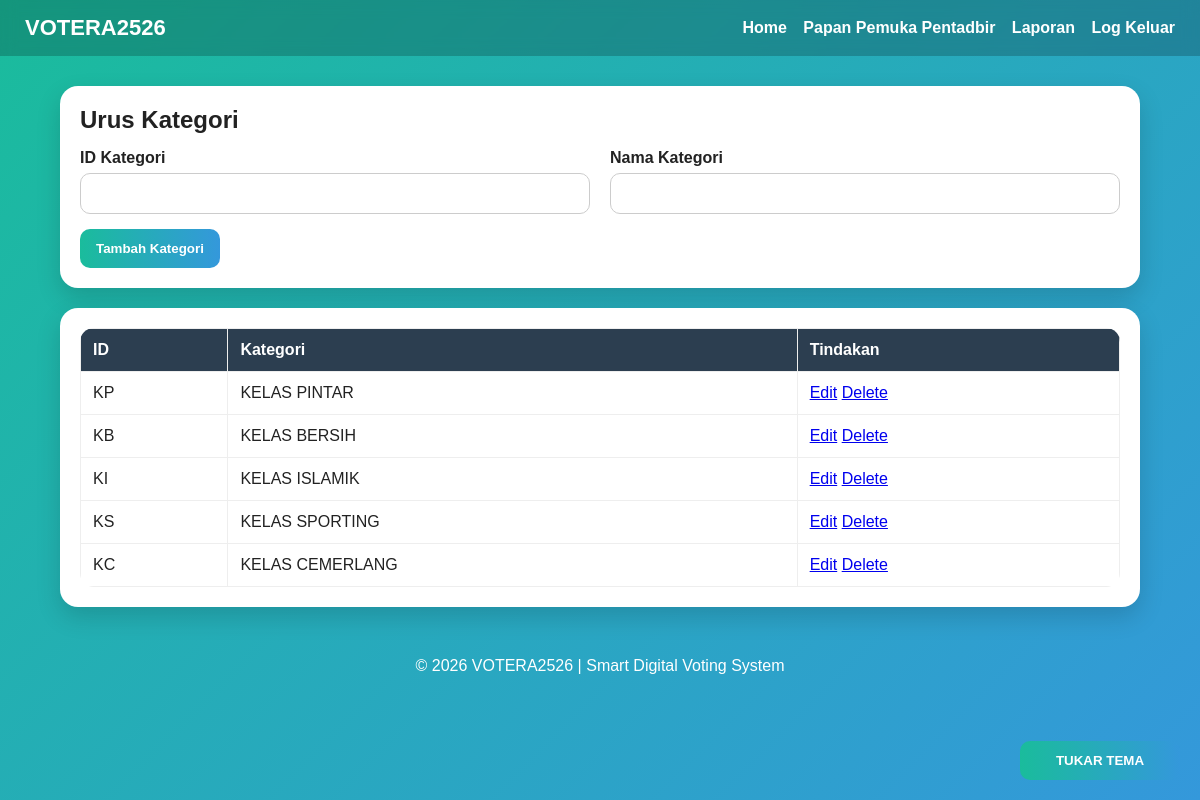
Page /kategori-senarai.php (signed in) on the committed database.
### tables this page shows
CREATE TABLE IF NOT EXISTS `kategori` (
  `id_rekod_kategori` int(11) NOT NULL AUTO_INCREMENT,
  `Id_Kategori` varchar(10) NOT NULL,
  `Kategori` varchar(100) NOT NULL,
  PRIMARY KEY (`id_rekod_kategori`),
  UNIQUE KEY `Id_Kategori` (`Id_Kategori`)
);

### kategori-senarai.php (the view, shortened to what this page needs)
<?php
include 'connection.php';
include 'header.php';
$data = $conn->query("SELECT * FROM kategori ORDER BY id_rekod_kategori DESC");
?>
<div class="card">
    <h2>Urus Kategori</h2>
    <form method="post" style="margin-top:15px;">
        <div class="grid">
            <div class="form-group">
                <label>ID Kategori</label>
                <input type="text" name="Id_Kategori" required>
            </div>
            <div class="form-group">
                <label>Nama Kategori</label>
                <input type="text" name="Kategori" required>
            </div>
        </div>
        <button type="submit" name="tambah" class="btn">Tambah Kategori</button>
    </form>
</div>
<div class="card">
    <table class="table">
        <tr><th>ID</th><th>Kategori</th><th>Tindakan</th></tr>
        <?php while($row = $data->fetch_assoc()): ?>
        <tr>
            <td><?= htmlspecialchars($row['Id_Kategori']) ?></td>
            <td><?= htmlspecialchars($row['Kategori']) ?></td>
            <td class="action-links">
                <a href="kategori-edit.php?id=<?= urlencode($row['Id_Kategori']) ?>">Edit</a>
                <a href="kategori-delete.php?id=<?= urlencode($row['Id_Kategori']) ?>" onclick="return confirm('Padam kategori ini?')">Delete</a>
            </td>
        </tr>
        <?php endwhile; ?>
    </table>
</div>
<?php include 'footer.php'; ?>

### style.css (style rules this page uses)
* { box-sizing:border-box; margin:0; padding:0; font-family:Arial, Helvetica, sans-serif; }
body { background:linear-gradient(135deg,#1abc9c,#3498db); min-height:100vh; color:#222; }
.card { background:#fff; border-radius:18px; padding:20px; box-shadow:0 10px 25px rgba(0,0,0,0.15); margin-bottom:20px; }
.grid { display:grid; grid-template-columns:repeat(auto-fit,minmax(220px,1fr)); gap:20px; }
.form-group { margin-bottom:15px; }
.form-group label { display:block; margin-bottom:6px; font-weight:bold; }
.form-group input, .form-group select, .form-group textarea { width:100%; padding:12px; border-radius:10px; border:1px solid #ccc; }
.btn { background:linear-gradient(90deg,#1abc9c,#3498db); color:#fff; border:none; font-weight:bold; cursor:pointer; padding:12px 16px; border-radius:10px; text-decoration:none; display:inline-block; }
.table { width:100%; border-collapse:collapse; background:#fff; border-radius:14px; overflow:hidden; }
.table th, .table td { border:1px solid #eee; padding:12px; text-align:left; }
.table th { background:#2c3e50; color:#fff; }

### rows in the picture
kategori: Id_Kategori "KP", Kategori "KELAS PINTAR"
kategori: Id_Kategori "KB", Kategori "KELAS BERSIH"
kategori: Id_Kategori "KI", Kategori "KELAS ISLAMIK"
kategori: Id_Kategori "KS", Kategori "KELAS SPORTING"
kategori: Id_Kategori "KC", Kategori "KELAS CEMERLANG"
